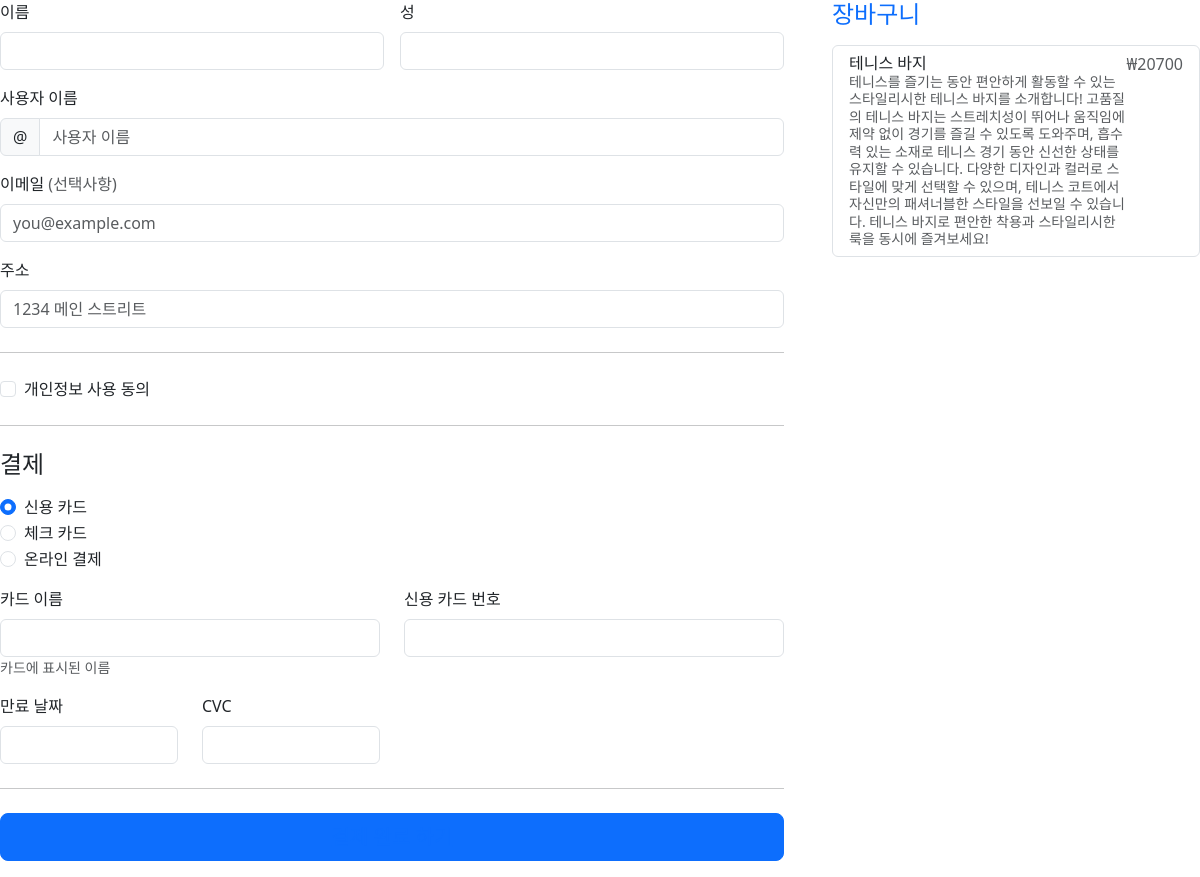
Page /bottoms/1/payment/ on the committed database.
### bottoms/models.py (models this page shows)
class Bottoms(models.Model):
    subject = models.CharField(max_length=200)
    price = models.IntegerField()
    explain = models.CharField(max_length=500)
    img = models.ImageField(upload_to='photo/', default='photo/no_image.png')

### bottoms/views.py (the view)
# urls.py: path('<int:bottoms_id>/payment/', PaymentView.as_view(), name='payment'),
class PaymentView(View):
    def get(self, request, bottoms_id):
        bottoms = Bottoms.objects.get(id=bottoms_id)
        context = {'bottoms': bottoms}
        return render(request, 'bottoms/payment.html', context)

### templates/bottoms/payment.html (shortened to what this page needs)
<link href="https://cdn.jsdelivr.net/npm/bootstrap@5.3.1/dist/css/bootstrap.min.css" rel="stylesheet">
<div class="row g-5">
    <div class="col-md-5 col-lg-4 order-md-last">
        <h4 class="d-flex justify-content-between align-items-center mb-3">
          <span class="text-primary"><font style="vertical-align: inherit;"><font style="vertical-align: inherit;">장바구니</font></font></span>
        </h4>
        <ul class="list-group mb-3">
          <li class="list-group-item d-flex justify-content-between lh-sm">
            <div>
                <h6 class="my-0"><font style="vertical-align: inherit;"><font style="vertical-align: inherit;">{{ bottoms.subject }}</font></font></h6>
                <small class="text-body-secondary"><font style="vertical-align: inherit;"><font style="vertical-align: inherit;">{{ bottoms.explain }}</font></font></small>
            </div>
            <span class="text-body-secondary"><font style="vertical-align: inherit;"><font style="vertical-align: inherit;">₩{{ bottoms.price }}</font></font></span>
          </li>
        </ul>
      </div>
    <div class="col-md-7 col-lg-8">
      <form class="needs-validation" method="post" novalidate="">
        <div class="row g-3">
          <div class="col-sm-6">
            <label for="firstName" class="form-label"><font style="vertical-align: inherit;"><font style="vertical-align: inherit;">이름</font></font></label>
            <input type="text" class="form-control" id="firstName" placeholder="" value="" required="">
          </div>
          <div class="col-sm-6">
            <label for="lastName" class="form-label"><font style="vertical-align: inherit;"><font style="vertical-align: inherit;">성</font></font></label>
            <input type="text" class="form-control" id="lastName" placeholder="" value="" required="">
          </div>
          <div class="col-12">
            <label for="username" class="form-label"><font style="vertical-align: inherit;"><font style="vertical-align: inherit;">사용자 이름</font></font></label>
            <div class="input-group has-validation">
              <span class="input-group-text"><font style="vertical-align: inherit;"><font style="vertical-align: inherit;">@</font></font></span>
              <input type="text" class="form-control" id="username" placeholder="사용자 이름" required="">
            </div>
          </div>
          <div class="col-12">
            <label for="email" class="form-label"><font style="vertical-align: inherit;"><font style="vertical-align: inherit;">이메일 </font></font><span class="text-body-secondary"><font style="vertical-align: inherit;"><font style="vertical-align: inherit;">(선택사항)</font></font></span></label>
            <input type="email" class="form-control" id="email" placeholder="you@example.com">
          </div>
          <div class="col-12">
            <label for="address" class="form-label"><font style="vertical-align: inherit;"><font style="vertical-align: inherit;">주소</font></font></label>
            <input type="text" class="form-control" id="address" placeholder="1234 메인 스트리트" required="">
          </div>
        </div>
        <hr class="my-4">
        <div class="form-check">
          <input type="checkbox" class="form-check-input" id="save-info">
          <label class="form-check-label" for="save-info"><font style="vertical-align: inherit;"><font style="vertical-align: inherit;">개인정보 사용 동의</font></font></label>
        </div>
        <hr class="my-4">
        <h4 class="mb-3"><font style="vertical-align: inherit;"><font style="vertical-align: inherit;">결제</font></font></h4>
        <div class="my-3">
          <div class="form-check">
            <input id="credit" name="paymentMethod" type="radio" class="form-check-input"
                checked="" required="">
            <label class="form-check-label" for="credit"><font style="vertical-align: inherit;"><font style="vertical-align: inherit;">신용 카드</font></font></label>
        </div>
        <div class="form-check">
            <input id="debit" name="paymentMethod" type="radio" class="form-check-input" required="">
            <label class="form-check-label" for="debit"><font style="vertical-align: inherit;"><font style="vertical-align: inherit;">체크 카드</font></font></label>
        </div>
        <div class="form-check">
            <input id="paypal" name="paymentMethod" type="radio" class="form-check-input" required="">
            <label class="form-check-label" for="paypal"><font style="vertical-align: inherit;"><font style="vertical-align: inherit;">온라인 결제</font></font></label>
        </div>
    </div>
    <div class="row gy-3">
          <div class="col-md-6">
            <label for="cc-name" class="form-label"><font style="vertical-align: inherit;"><font style="vertical-align: inherit;">카드 이름</font></font></label>
            <input type="text" class="form-control" id="cc-name" placeholder="" required="">
            <small class="text-body-secondary"><font style="vertical-align: inherit;"><font style="vertical-align: inherit;">카드에 표시된 이름</font></font></small>
          </div>
          <div class="col-md-6">
            <label for="cc-number" class="form-label"><font style="vertical-align: inherit;"><font style="vertical-align: inherit;">신용 카드 번호</font></font></label>
            <input type="text" class="form-control" id="cc-number" placeholder="" required="">
          </div>
          <div class="col-md-3">
            <label for="cc-expiration" class="form-label"><font style="vertical-align: inherit;"><font style="vertical-align: inherit;">만료 날짜</font></font></label>
            <input type="text" class="form-control" id="cc-expiration" placeholder="" required="">
          </div>
          <div class="col-md-3">
            <label for="cc-cvv" class="form-label"><font style="vertical-align: inherit;"><font style="vertical-align: inherit;">CVC</font></font></label>
            <input type="text" class="form-control" id="cc-cvv" placeholder="" required="">
          </div>
        </div>
        <hr class="my-4">
        <button class="w-100 btn btn-primary btn-lg" type="submit"><font style="vertical-align: inherit;"><font style="vertical-align: inherit;"><a href="/bottoms">결제 완료 하기</a></font></font></button>
    </form>
</div>
</div>
</body>
</html>

### rows in the picture
Bottoms: subject "테니스 바지", explain "테니스를 즐기는 동안 편안하게 활동할 수 있는 스타일리시한 테니스 바지를 소개합니다! 고품질의 테니스 바지는 스트레치성이 뛰어나 움직임에 제약 없이 경기를 즐길 수 있도록 도와주며, 흡수력 있는 소재로 테니스 경기 동안 신선한 상태를 유지할 수 있습니다. 다양한 디자인과 컬러로 스타일에 맞게 선택할 수 있으며, 테니스 코트에서 자신만의 패셔너블한 스타일을 선보일 수 있습니다. 테니스 바지로 편안한 착용과 스타일리시한 룩을 동시에 즐겨보세요!", price "20700"
